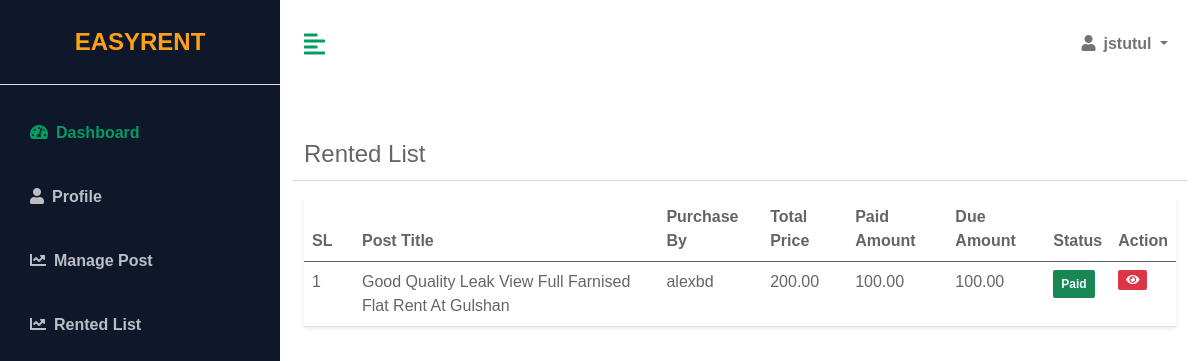
Page /account/rented-list (signed in) on the earlier database version.
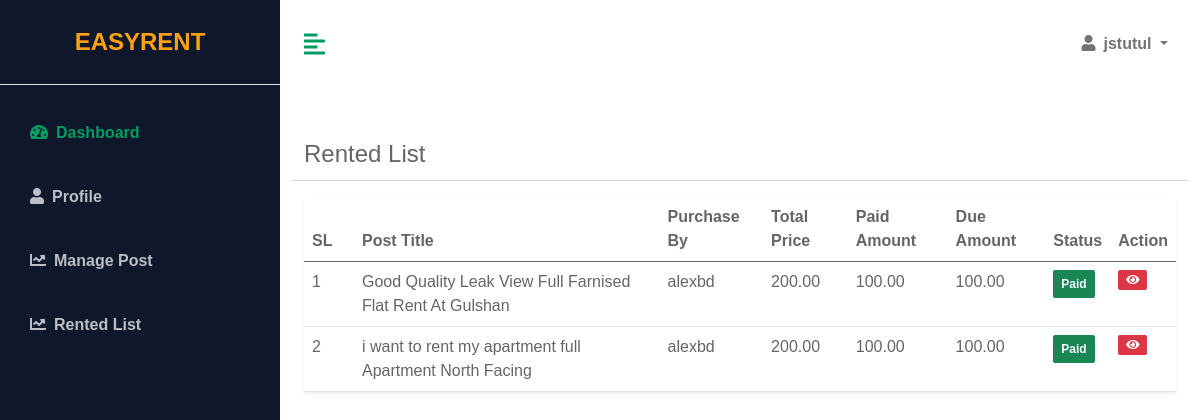
Same page on the later database version.
### App_Rental/models.py (models this page shows, shortened)
class HouseRent(models.Model):
    post = models.ForeignKey(House,on_delete=models.CASCADE)
    user = models.ForeignKey(User,on_delete=models.CASCADE)
    is_paid = models.BooleanField(default=False)
    transaction_id = models.CharField(max_length=1000)
    created =models.DateTimeField(auto_now=True,auto_now_add=False)
    updated=models.DateField(auto_now=False,auto_now_add=True)
    def due_amount(self):
        return self.post.monthly_rent-self.post.advacne_rent

class House(models.Model):
    def next_month_first_day():
        today = timezone.localdate()
        first_day_next_month = today.replace(day=1) + timedelta(days=32 - today.day)
        return first_day_next_month
    owner = models.ForeignKey(User, on_delete=models.CASCADE)
    title = models.CharField(max_length=500, blank=False)
    city = models.ForeignKey(City, on_delete=models.DO_NOTHING)
    address = models.CharField(max_length=500, blank=False)
    rent_from = models.DateField(default=next_month_first_day)
    house_type = models.CharField(max_length=10, choices=HOUSE_TYPE_LIST, default="1")
    house_name = models.CharField(max_length=200, null=True)
    house_area = models.IntegerField(default=800)
    description = RichTextField(null=True)
    is_parking = models.BooleanField(default=True)
    total_bedrooms = models.IntegerField(default=0)
    total_bathrooms = models.IntegerField(default=0)
    floor_no = models.IntegerField(default=0)
    map_link =models.CharField(max_length=10000,blank=True)
    monthly_rent = models.DecimalField(max_digits=10, decimal_places=2, default=Decimal('0.00'))
    advacne_rent = models.DecimalField(max_digits=10, decimal_places=2, default=Decimal('0.00'))
    images = models.ManyToManyField('HouseImage', related_name='houses', blank=True)
    is_active=models.BooleanField(default=False)
    is_reject=models.BooleanField(default=False)
    is_rented=models.BooleanField(default=False)
    created=models.DateTimeField(auto_now=True,auto_now_add=False)

### App_Account/views.py (the view)
# urls.py: path('rented-list',RentedListView,name='rentedlist'),
@house_owner_required
def RentedListView(request):
    myrent_list=HouseRent.objects.filter(post__owner=request.user,is_paid=True)
    context={
        'myrent_list':myrent_list
    }
    return render(request,'App_Dashboard/rentedlist.html',context)

### App_Account/views.py (called while the page is built)
def house_owner_required(view_func):
    @wraps(view_func)
    def wrapper(request, *args, **kwargs):
        if request.user.is_authenticated:
            if request.user.userprofile.userType == "1":
                return view_func(request, *args, **kwargs)
            else:
                return render(request, 'accessdenied.html')
        else:
            return redirect('App_Account:login')
    return wrapper

### templates/App_Dashboard/rentedlist.html (shortened to what this page needs)
{% extends 'App_Dashboard/base.html'%}
{% load static%}
{% block dashboard%}
{% block css %}
<link href="https://cdn.datatables.net/v/dt/dt-2.0.3/datatables.min.css" rel="stylesheet">
{% endblock %}
<div class="container-fluid px-4">
    <div class="row my-5">
        <div class="col-lg-12 mb-2">
            <span class="mb-3" style="font-size: 24px;">Rented List
        </div>
        <hr>
        <div class="col">
            <table class="table bg-white rounded shadow-sm  table-hover" id="rentlist">
                <thead>
                    <tr>
                        <th scope="col" width="50">SL</th>
                        <th scope="col">Post Title</th>
                        <th scope="col">Purchase By</th>
                        <th scope="col">Total Price</th>
                        <th scope="col">Paid Amount</th>
                        <th scope="col">Due Amount</th>
                        <th scope="col">Status</th>
                        <th scope="col">Action</th>
                    </tr>
                </thead>
                <tbody>
                    {% for item in myrent_list%}
                    <tr>
                        <td>{{forloop.counter}}</td>
                        <td>{{item.post.title}}</td>
                        <td>{{item.user}}</td>
                        <td>{{item.post.monthly_rent}}</td>
                        <td>{{item.post.advacne_rent}}</td>
                        <td>{{item.due_amount}}</td>
                        <td>
                            {% if item.is_paid == True %}
                            <span class="badge bg-success text-light p-2">Paid</span>
                            {% else %}
                            <span class="badge bg-warning text-light p-2">cancel</span>
                            {% endif %}
                        </td>
                        <td>
                            <div class="d-flex align-items-center list-action">
                                <a class="badge bg-danger" href="{% url 'App_Account:renteddetails' item.id %}"><i
                                        class="fa fa-eye"></i></a>
                            </div>
                        </td>
                    </tr>
                    {% endfor %}
                </tbody>
            </table>
        </div>
    </div>
</div>
{% endblock %}

Differences in the rows shown:
added HouseRent: post "i want to rent my apartment full Apartment North Facing", user "alexbd", post.monthly_rent "200.00", post.advacne_rent "100.00", due_amount "100.00", is_paid "Paid"
